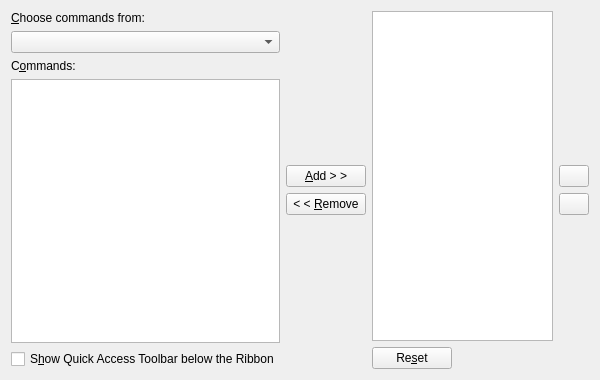
<?xml version="1.0" encoding="UTF-8"?>
<ui version="4.0">
 <class>RibbonQuickAccessBarCustomizePage</class>
 <widget class="QWidget" name="RibbonQuickAccessBarCustomizePage">
  <property name="geometry">
   <rect>
    <x>0</x>
    <y>0</y>
    <width>600</width>
    <height>380</height>
   </rect>
  </property>
  <property name="minimumSize">
   <size>
    <width>600</width>
    <height>380</height>
   </size>
  </property>
  <property name="windowTitle">
   <string>Quick Access Toolbar</string>
  </property>
  <property name="statusTip">
   <string>Customize the Quick Access Toolbar</string>
  </property>
  <layout class="QHBoxLayout" name="horizontalLayout" stretch="0,0,0,1">
   <item>
    <layout class="QVBoxLayout" name="verticalLayout_3" stretch="0,1,0,0,0">
     <item>
      <widget class="QLabel" name="labelCommandsFrom">
       <property name="text">
        <string>&amp;Choose commands from:</string>
       </property>
       <property name="textFormat">
        <enum>Qt::AutoText</enum>
       </property>
       <property name="wordWrap">
        <bool>false</bool>
       </property>
       <property name="openExternalLinks">
        <bool>false</bool>
       </property>
       <property name="textInteractionFlags">
        <set>Qt::LinksAccessibleByMouse</set>
       </property>
       <property name="buddy">
        <cstring>comboBoxSourceCategory</cstring>
       </property>
      </widget>
     </item>
     <item>
      <widget class="QComboBox" name="comboBoxSourceCategory"/>
     </item>
     <item>
      <widget class="QLabel" name="labelCommands">
       <property name="text">
        <string>C&amp;ommands:</string>
       </property>
       <property name="textInteractionFlags">
        <set>Qt::LinksAccessibleByMouse</set>
       </property>
       <property name="buddy">
        <cstring>commandsList</cstring>
       </property>
      </widget>
     </item>
     <item>
      <widget class="QListWidget" name="commandsList"/>
     </item>
     <item>
      <widget class="QCheckBox" name="checkBoxQATOn">
       <property name="text">
        <string>S&amp;how Quick Access Toolbar below the Ribbon</string>
       </property>
      </widget>
     </item>
    </layout>
   </item>
   <item>
    <layout class="QVBoxLayout" name="verticalLayout" stretch="0,0,1,0">
     <property name="sizeConstraint">
      <enum>QLayout::SetDefaultConstraint</enum>
     </property>
     <item>
      <spacer name="verticalSpacer">
       <property name="orientation">
        <enum>Qt::Vertical</enum>
       </property>
       <property name="sizeType">
        <enum>QSizePolicy::MinimumExpanding</enum>
       </property>
       <property name="sizeHint" stdset="0">
        <size>
         <width>20</width>
         <height>40</height>
        </size>
       </property>
      </spacer>
     </item>
     <item>
      <widget class="QPushButton" name="addButton">
       <property name="sizePolicy">
        <sizepolicy hsizetype="Fixed" vsizetype="Fixed">
         <horstretch>0</horstretch>
         <verstretch>0</verstretch>
        </sizepolicy>
       </property>
       <property name="text">
        <string>&amp;Add &gt; &gt;</string>
       </property>
       <property name="autoDefault">
        <bool>false</bool>
       </property>
      </widget>
     </item>
     <item>
      <widget class="QPushButton" name="removeButton">
       <property name="sizePolicy">
        <sizepolicy hsizetype="Fixed" vsizetype="Fixed">
         <horstretch>0</horstretch>
         <verstretch>0</verstretch>
        </sizepolicy>
       </property>
       <property name="text">
        <string>&lt; &lt; &amp;Remove</string>
       </property>
      </widget>
     </item>
     <item>
      <spacer name="verticalSpacer_2">
       <property name="orientation">
        <enum>Qt::Vertical</enum>
       </property>
       <property name="sizeType">
        <enum>QSizePolicy::MinimumExpanding</enum>
       </property>
       <property name="sizeHint" stdset="0">
        <size>
         <width>20</width>
         <height>40</height>
        </size>
       </property>
      </spacer>
     </item>
    </layout>
   </item>
   <item>
    <layout class="QVBoxLayout" name="verticalLayout_2">
     <item>
      <widget class="QListWidget" name="quickAccessBarList"/>
     </item>
     <item>
      <widget class="QPushButton" name="pushButtonReset">
       <property name="sizePolicy">
        <sizepolicy hsizetype="Fixed" vsizetype="Fixed">
         <horstretch>0</horstretch>
         <verstretch>0</verstretch>
        </sizepolicy>
       </property>
       <property name="text">
        <string>Re&amp;set</string>
       </property>
      </widget>
     </item>
    </layout>
   </item>
   <item>
    <layout class="QVBoxLayout" name="verticalLayout_4">
     <item>
      <spacer name="verticalSpacer_3">
       <property name="orientation">
        <enum>Qt::Vertical</enum>
       </property>
       <property name="sizeHint" stdset="0">
        <size>
         <width>20</width>
         <height>40</height>
        </size>
       </property>
      </spacer>
     </item>
     <item>
      <widget class="QPushButton" name="upButton">
       <property name="sizePolicy">
        <sizepolicy hsizetype="Minimum" vsizetype="Fixed">
         <horstretch>0</horstretch>
         <verstretch>0</verstretch>
        </sizepolicy>
       </property>
       <property name="maximumSize">
        <size>
         <width>30</width>
         <height>30</height>
        </size>
       </property>
       <property name="text">
        <string/>
       </property>
      </widget>
     </item>
     <item>
      <widget class="QPushButton" name="downButton">
       <property name="sizePolicy">
        <sizepolicy hsizetype="Minimum" vsizetype="Fixed">
         <horstretch>0</horstretch>
         <verstretch>0</verstretch>
        </sizepolicy>
       </property>
       <property name="maximumSize">
        <size>
         <width>30</width>
         <height>30</height>
        </size>
       </property>
       <property name="text">
        <string/>
       </property>
       <property name="flat">
        <bool>false</bool>
       </property>
      </widget>
     </item>
     <item>
      <spacer name="verticalSpacer_4">
       <property name="orientation">
        <enum>Qt::Vertical</enum>
       </property>
       <property name="sizeHint" stdset="0">
        <size>
         <width>20</width>
         <height>40</height>
        </size>
       </property>
      </spacer>
     </item>
    </layout>
   </item>
  </layout>
 </widget>
 <resources/>
 <connections/>
</ui>
